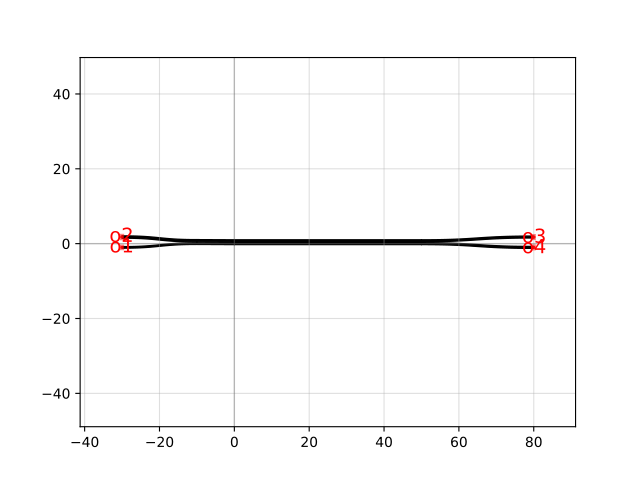

Python code for this plot:
import gdsfactory as gf

c = gf.components.coupler_adiabatic(length1=20.0, length2=50.0, length3=30.0, wg_sep=1.0, input_wg_sep=3.0, output_wg_sep=3.0, dw=0.1, cross_section='strip')
c.plot()
